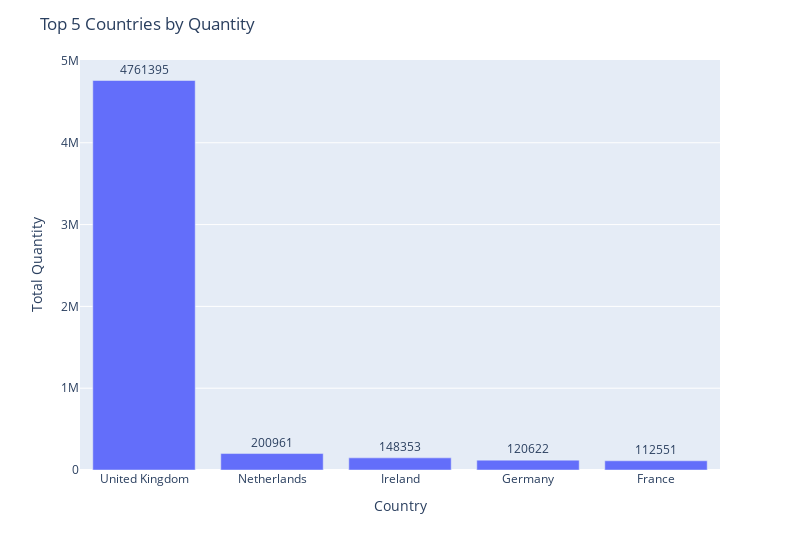

The notebook cell this image was saved under:
### Code cell
import plotly.express as px

# Assuming you have already calculated top_five_Quantity DataFrame
top_five_Quantity = mak_retail.groupby('Country')['Quantity'].sum().sort_values(ascending=False).head(5)

# Create a bar chart using Plotly Express
fig = px.bar(top_five_Quantity, x=top_five_Quantity.index, y='Quantity', 
             labels={'x':'Country', 'Quantity':'Total Quantity'}, 
             text='Quantity',
             width=800,  # Adjust the width of the bars
             height=550, # Adjust the height of the chart
             barmode='group') # Adjust the barmode to change bar length

# Update layout for better readability (optional)
fig.update_layout(title='Top 5 Countries by Quantity',
                  xaxis_title='Country',
                  yaxis_title='Total Quantity')

# Update text position (optional)
fig.update_traces(textposition='outside')

# Show the plot
fig.show()

### Figure 1 — Plotly figure (JSON) as saved in the notebook; plotly's stock layout.template omitted (floating-point values rounded to 4 significant figures)
{"data": [{"alignmentgroup": "True", "hovertemplate": "Country=%{x}<br>Total Quantity=%{text}<extra></extra>", "legendgroup": "", "marker": {"color": "#636efa", "pattern": {"shape": ""}}, "name": "", "offsetgroup": "", "orientation": "v", "showlegend": false, "text": [4761395, 200961, 148353, 120622, 112551], "textposition": "outside", "type": "bar", "x": ["United Kingdom", "Netherlands", "Ireland", "Germany", "France"], "xaxis": "x", "y": [4761395, 200961, 148353, 120622, 112551], "yaxis": "y"}], "layout": {"barmode": "group", "height": 550, "legend": {"tracegroupgap": 0}, "margin": {"t": 60}, "title": {"text": "Top 5 Countries by Quantity"}, "width": 800, "xaxis": {"anchor": "y", "autorange": true, "domain": [0, 1], "range": [-0.5, 4.5], "title": {"text": "Country"}, "type": "category"}, "yaxis": {"anchor": "x", "autorange": true, "domain": [0, 1], "range": [0, 5012000.0], "title": {"text": "Total Quantity"}, "type": "linear"}}}
